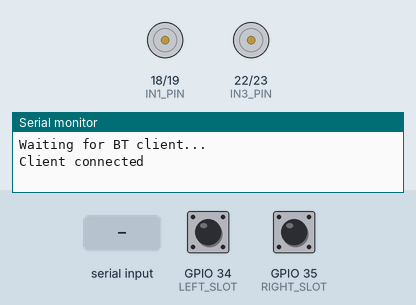
Bench run of a sketch on a simulated ESP32. On the bench: motor-driver pin pairs drawn as motors (green arrow = first pin HIGH = forward, orange = second pin HIGH = backward, longer = more drive, scaled by the enable pin), the last lines printed to the serial monitor. The test bench sets the inputs (shaded band); at power-on: GPIO 34 (LEFT_SLOT) HIGH, GPIO 35 (RIGHT_SLOT) HIGH. Nothing arrives over Bluetooth unless stated.

Above: at 1.2 s.
1.3 s: "CMD:MOVE:\n" received over the second serial link
At 2.5 s:
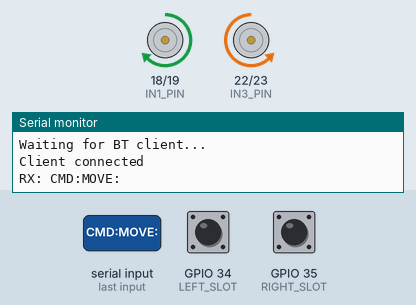
2.8 s: GPIO 34 (LEFT_SLOT) pulsed LOW 5 times (0.12 s each, 0.3 s apart)
At 5.0 s:
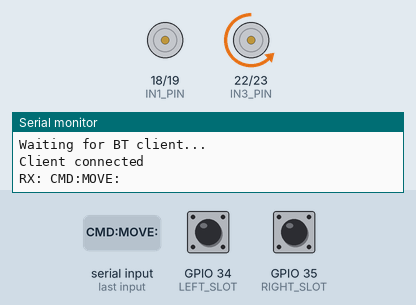
Timing chart, 0 to 6.5 s (numbered marks = the images above; inputs shaded):
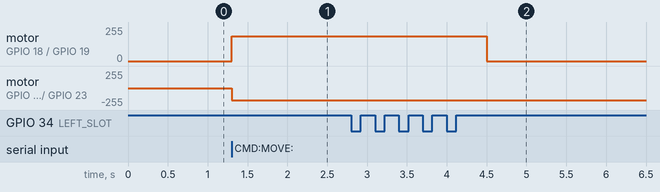

The sketch:

noobbot.ino
```cpp
#include "BluetoothSerial.h"
BluetoothSerial SerialBT;

const int ENA_PIN = 5;
const int IN1_PIN = 18;
const int IN2_PIN = 19;

const int ENB_PIN = 21;
const int IN3_PIN = 22;
const int IN4_PIN = 23;

const int PWM_FREQ = 2000;
const int PWM_RESOLUTION = 8;
const int ENA_CHANNEL = 0;
const int ENB_CHANNEL = 1;

const int LEFT_SLOT = 34;
const int RIGHT_SLOT = 35;

volatile long leftCount = 0;
volatile long rightCount = 0;

constexpr int MOTOR_SPEED = 185;
constexpr float PULSES_PER_CM = 2.0;
constexpr float PULSES_PER_DEG = 0.295;

constexpr float SPECIAL_MOVE_DISTANCE_CM = 60.0;
constexpr float FIRST_SEGMENT_CM = 25.0;
constexpr float SECOND_SEGMENT_CM = 30.0;
constexpr float SPECIAL_TURN_DEG = 20.0;

void IRAM_ATTR leftISR() { leftCount++; }
void IRAM_ATTR rightISR() { rightCount++; }

void setMotorLeft(int speed, bool forward) {
  digitalWrite(IN1_PIN, forward ? HIGH : LOW);
  digitalWrite(IN2_PIN, forward ? LOW : HIGH);
  ledcWrite(ENA_CHANNEL, speed);
}

void setMotorRight(int speed, bool forward) {
  digitalWrite(IN3_PIN, forward ? HIGH : LOW);
  digitalWrite(IN4_PIN, forward ? LOW : HIGH);
  ledcWrite(ENB_CHANNEL, speed);
}

void stopMotors() {
  ledcWrite(ENA_CHANNEL, 0);
  ledcWrite(ENB_CHANNEL, 0);
}

void resetEncoders() {
  leftCount = 0;
  rightCount = 0;
}

void moveCM(float cm, int speed) {
  int target = cm * PULSES_PER_CM;
  resetEncoders();

  setMotorLeft(speed, true);
  setMotorRight(speed, true);

  while (leftCount < target || rightCount < target) {
    if (leftCount >= target) ledcWrite(ENA_CHANNEL, 0);
    if (rightCount >= target) ledcWrite(ENB_CHANNEL, 0);
  }
  stopMotors();
}

void turnDeg(float deg, bool leftTurn) {
  int target = deg * PULSES_PER_DEG;
  resetEncoders();

  if (leftTurn) {
    setMotorLeft(MOTOR_SPEED, true);
    setMotorRight(MOTOR_SPEED, false);
  } else {
    setMotorLeft(MOTOR_SPEED, false);
    setMotorRight(MOTOR_SPEED, true);
  }

  while (leftCount < target || rightCount < target) {
    if (leftCount >= target) ledcWrite(ENA_CHANNEL, 0);
    if (rightCount >= target) ledcWrite(ENB_CHANNEL, 0);
  }

  stopMotors();
}

bool wasConnected = false;
String incoming = "";

void setup() {
  Serial.begin(115200);
  SerialBT.begin("noobbot");

  pinMode(IN1_PIN, OUTPUT); pinMode(IN2_PIN, OUTPUT);
  pinMode(IN3_PIN, OUTPUT); pinMode(IN4_PIN, OUTPUT);

  pinMode(LEFT_SLOT, INPUT_PULLUP);
  pinMode(RIGHT_SLOT, INPUT_PULLUP);

  attachInterrupt(digitalPinToInterrupt(LEFT_SLOT), leftISR, RISING);
  attachInterrupt(digitalPinToInterrupt(RIGHT_SLOT), rightISR, RISING);

  ledcSetup(ENA_CHANNEL, PWM_FREQ, PWM_RESOLUTION);
  ledcSetup(ENB_CHANNEL, PWM_FREQ, PWM_RESOLUTION);
  ledcAttachPin(ENA_PIN, ENA_CHANNEL);
  ledcAttachPin(ENB_PIN, ENB_CHANNEL);

  Serial.println("Waiting for BT client...");
}

void loop() {
  if (SerialBT.hasClient() && !wasConnected) {
    Serial.println("Client connected");
    SerialBT.println("REQ");
    wasConnected = true;
  }

  if (!SerialBT.hasClient() && wasConnected) {
    stopMotors();
    Serial.println("Client disconnected");
    wasConnected = false;
  }

  if (SerialBT.available()) {
    incoming = SerialBT.readStringUntil('\n');
    incoming.trim();
    Serial.println("RX: " + incoming);

    if (incoming.startsWith("CMD:MOVE:")) {
      float dist = incoming.substring(9).toFloat();

      if (dist == SPECIAL_MOVE_DISTANCE_CM) {
        moveCM(FIRST_SEGMENT_CM, MOTOR_SPEED);
        turnDeg(SPECIAL_TURN_DEG, true);
        moveCM(SECOND_SEGMENT_CM, MOTOR_SPEED);
        turnDeg(SPECIAL_TURN_DEG, true);
      } else {
        moveCM(dist, MOTOR_SPEED);
        turnDeg(SPECIAL_TURN_DEG, true);
      }
    } else if (incoming.startsWith("CMD:TURN:")) {
      char direction = incoming.charAt(9);
      float deg = incoming.substring(incoming.lastIndexOf(':') + 1).toFloat();
      turnDeg(deg, direction == 'L');
    }

    SerialBT.println("REQ");
  }
}
```

Measured:
- after the input at 1.3 s, motor on GPIO 18 (IN1_PIN) / GPIO 19 (IN2_PIN): stopped → forward 184/255 at once; motor on GPIO 22 (IN3_PIN) / GPIO 23 (IN4_PIN): stopped → backward 184/255 at once
- after the input at 2.8 s, motor on GPIO 18 (IN1_PIN) / GPIO 19 (IN2_PIN): forward 184/255 → stopped after 1.7 s
